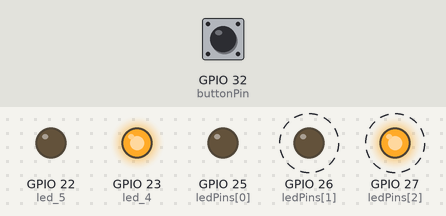
Bench run of a program on a simulated ESP32. Shown: output pins drawn as LEDs (lit = HIGH). Dashed ring = blinking. The inputs (shaded band) are chosen by the test bench; at power-on: GPIO 32 (buttonPin) HIGH.

Above: at 1.2 s.
1.3 s: GPIO 32 (buttonPin) pulled LOW for 0.15 s
At 1.75 s:
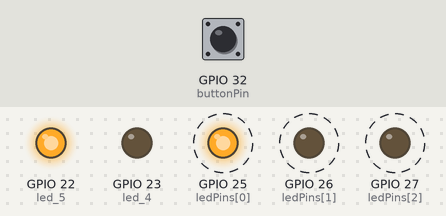
4.3 s: GPIO 32 (buttonPin) pulled LOW for 1 s
At 4.9 s:
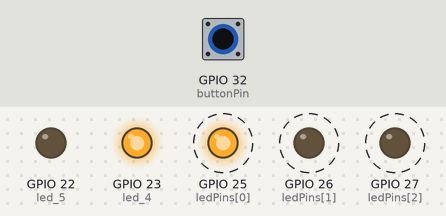
8.3 s: GPIO 32 (buttonPin) pulled LOW for 3.2 s
At 8.75 s:
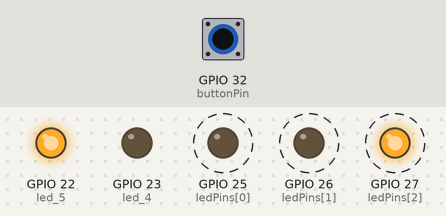
Timing chart, 0 to 19.0 s (numbered marks = the images above; inputs shaded):
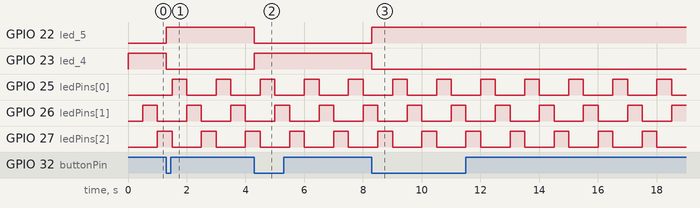

The program:

main.cpp
```cpp
// """ Here we want to provide two different tasks with the ESP 32.
//     In total we have five LEDs.
//     First task  (A) : Three LEDs flashing in sequence
//     Second task (B) : Using a button to switch between two extra LEDs"""


#include <Arduino.h>

// ############################################
//        ****** CONFIGURATION ******
// ############################################


// ============================================
// (A): Flashing sequence LED 1,2,3
// ============================================

//    1.  Configuration of LEDs and GPIOs
const int ledPins[] = {25, 26, 27};     //
const int number_of_Leds = sizeof(ledPins) / sizeof(ledPins[0]);  // number of LEDs we use

//    2.  Timing variables
unsigned long timer = 0;
unsigned long runtime_interval = 500; // e.g.: 300 ms

//    3. Define Index of LED
int LED_index = 0;


// ==========================================
// (B):  Switchbutton and LEDs 4,5
// ==========================================

// 1. Assignment of the GPIOs:
const int buttonPin = 32;
const int led_4 = 23;
const int led_5 = 22;

// Status variables for the switch button
bool button_old_state = HIGH;
bool state_Led_A = true;     // Startzustand: LED A ist aktiv, LED B aus


// ############################################
//        ****** INITIAL SETUP ******
// ############################################

void setup() {
// ============================================
// (A): Flashing sequence LED 1,2,3
// ============================================


  //     Set all GPIOs Pins as Output and on LOW
  //     All LEDs will be out in the beginning
    for (int i = 0; i < number_of_Leds;i++){
        pinMode(ledPins[i], OUTPUT);
        digitalWrite(ledPins[i], LOW);
    }

// ============================================
// (B): Switchbutton and LEDs 4,5
// ============================================

  // INPUT_PULLUP activates intern resistor of the ESP32 and set the buttonPin on HIGH.
  // (by default on HIGH (3,3V) and by pressing on LOW (GND).
  pinMode(buttonPin, INPUT_PULLUP);
  pinMode(led_4, OUTPUT);
  pinMode(led_5, OUTPUT);

  // Set Initial States of LED 4 and LED 5
  digitalWrite(led_4, HIGH);
  digitalWrite(led_5, LOW);
  }


// ############################################
//        ****** LOOP ( Main program ) ******
// ############################################

void loop(){

// ============================================
// (A): Flashing sequence LED 1,2,3
// ============================================

    // asking for the time in our runtime_interval
    unsigned long actual_time = millis();

    // check if our runtime_interval is over
    if (actual_time - timer>= runtime_interval){
        timer = actual_time;  // change timer to the actual time

        // turn off the first LED
        digitalWrite(ledPins[LED_index], LOW);

        // change to next LED-index
        LED_index++;

        // if last LED, start again from the first one
        if (LED_index >= number_of_Leds)
        {
            LED_index = 0;
        }

        // Turn on the next LED
        digitalWrite(ledPins[LED_index], HIGH);
    }


// ============================================
// (B): Switchbutton and LEDs 4,5
// ============================================

// !!! This is why we use millis() for the flashing sequence (A) instead of delay(),
// !!! Now we can run this code separated from task (A)

  bool button_state_actual = digitalRead(buttonPin);

  // "Edge detection": check, if button JUST was pressed
  // (change from HIGH to LOW)
  if (button_state_actual == LOW && button_old_state == HIGH) {

    // Reverse the state (Toogle)
    state_Led_A = !state_Led_A;

    // switch state of LEDs
    if (state_Led_A) {
      digitalWrite(led_4, HIGH);
      digitalWrite(led_5, LOW);
    } else {
      digitalWrite(led_4, LOW);
      digitalWrite(led_5, HIGH);
    }

    // minimal delay, so that the fast loop of the ESP32 doesn´t interpret one single push on the button
    // as many pushes ("Debouncing")
    delay(5);
  }

  // save the actual state of the button for the next round
  button_old_state = button_state_actual;


}
```

Measured:
- after the input at 1.3 s, GPIO 22 (led_5): LOW → HIGH at once; GPIO 23 (led_4): HIGH → LOW at once
- after the input at 4.3 s, GPIO 22 (led_5): HIGH → LOW at once; GPIO 23 (led_4): LOW → HIGH at once
- after the input at 8.3 s, GPIO 22 (led_5): LOW → HIGH at once; GPIO 23 (led_4): HIGH → LOW at once
- by itself, GPIO 25 (ledPins[0]), GPIO 26 (ledPins[1]), GPIO 27 (ledPins[2]): alternates HIGH for 0.50 s and LOW for 1.0 s
